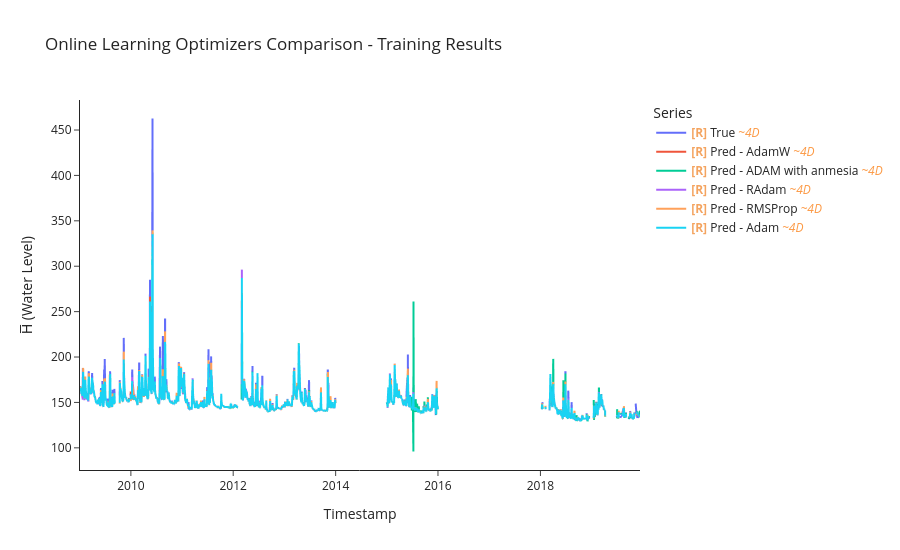

The code cell stored with this chart in its notebook:
### Markdown cell above
## Learning rate comparison

### Code cell
# ---- List of Optimizers to Compare ----------------------------

def build_optimizers(model, lr=0.001):
    return {
        "Adam": optim.Adam(model.parameters(), lr=lr),
        "AdamW": optim.AdamW(model.parameters(), lr=lr),
        "RMSProp": optim.RMSprop(model.parameters(), lr=lr, alpha=0.9),
        "RAdam": optim.RAdam(model.parameters(), lr=lr),
        "ADAM with anmesia": optim.Adam(model.parameters(), lr=lr),
    }

results = {}
models_after_training = {}
optimizers_to_test = ["Adam", "AdamW", "RMSProp", "RAdam", "ADAM with anmesia"]
for opt_name in optimizers_to_test:
    print(f"\n==============================")
    print(f"Training with optimizer: {opt_name}")
    print(f"==============================")

    # Reinitialize a fresh model for each optimizer
    # create a new instance of the MLP model with adam them overwriting the optimizer by bild_optimizers call
    model_temp, _, criterion = build_mlp(LOOKBACK * N_FEATURES, HORIZON) 
    opt_dict = build_optimizers(model_temp)

    optimizer = opt_dict[opt_name]

    if opt_name == "ADAM with anmesia":
        enable_amnesia = True
    else:
        enable_amnesia = False
        
    y_true, y_pred, time_indices, batch_losses = uf.train_model_online(model_temp, optimizer,criterion,
                                                                              train_ds, train_df,
                                                                              LOOKBACK, HORIZON, BATCH_SIZE,
                                                                              enable_amnesia, 7, 50, 0.1, 0.001)
    results[opt_name] = (y_true, y_pred, time_indices)
    models_after_training[opt_name] = model_temp
uf.calculate_metrics_and_plot(results,'Online Learning Optimizers Comparison - Training Results',
                              export_metrics= True,
                              export_file_name='results/training/Online Learning Optimizers Comparison - Training Results')

### Figure 1 — Plotly figure (JSON) as saved in the notebook; plotly's stock layout.template omitted (floating-point values rounded to 4 significant figures; data arrays with more than 128 entries replaced by an {"elided": "..."} marker saying what was removed)
{"data": [{"hovertemplate": "Legend=True<br>Timestamp=%{x}<br>H̅ (Water Level)=%{y}<extra></extra>", "legendgroup": "True", "line": {"color": "#636efa", "dash": "solid"}, "marker": {"symbol": "circle"}, "mode": "lines", "name": "<b style=\"color:sandybrown\">[R]</b> True <i style=\"color:#fc9944\">~4D</i>", "showlegend": true, "type": "scattergl", "uid": "facd2ff9-7a14-4765-8db4-da33fd51b72f", "x": {"elided": "1012 str values"}, "xaxis": "x", "y": {"elided": "1012 float values"}, "yaxis": "y"}, {"hovertemplate": "Legend=Pred - AdamW<br>Timestamp=%{x}<br>H̅ (Water Level)=%{y}<extra></extra>", "legendgroup": "Pred - AdamW", "line": {"color": "#EF553B", "dash": "solid"}, "marker": {"symbol": "circle"}, "mode": "lines", "name": "<b style=\"color:sandybrown\">[R]</b> Pred - AdamW <i style=\"color:#fc9944\">~4D</i>", "showlegend": true, "type": "scattergl", "uid": "754e21bf-84cc-4841-8a65-ea00677420d2", "x": {"elided": "1012 str values"}, "xaxis": "x", "y": {"elided": "1012 float values"}, "yaxis": "y"}, {"hovertemplate": "Legend=Pred - ADAM with anmesia<br>Timestamp=%{x}<br>H̅ (Water Level)=%{y}<extra></extra>", "legendgroup": "Pred - ADAM with anmesia", "line": {"color": "#00cc96", "dash": "solid"}, "marker": {"symbol": "circle"}, "mode": "lines", "name": "<b style=\"color:sandybrown\">[R]</b> Pred - ADAM with anmesia <i style=\"color:#fc9944\">~4D</i>", "showlegend": true, "type": "scattergl", "uid": "c3c0025a-0c41-45c7-b309-d83bad1ff04a", "x": {"elided": "1014 str values"}, "xaxis": "x", "y": {"elided": "1014 float values"}, "yaxis": "y"}, {"hovertemplate": "Legend=Pred - RAdam<br>Timestamp=%{x}<br>H̅ (Water Level)=%{y}<extra></extra>", "legendgroup": "Pred - RAdam", "line": {"color": "#ab63fa", "dash": "solid"}, "marker": {"symbol": "circle"}, "mode": "lines", "name": "<b style=\"color:sandybrown\">[R]</b> Pred - RAdam <i style=\"color:#fc9944\">~4D</i>", "showlegend": true, "type": "scattergl", "uid": "b1913989-eb23-445a-8e8c-88a54c78e830", "x": {"elided": "1012 str values"}, "xaxis": "x", "y": {"elided": "1012 float values"}, "yaxis": "y"}, {"hovertemplate": "Legend=Pred - RMSProp<br>Timestamp=%{x}<br>H̅ (Water Level)=%{y}<extra></extra>", "legendgroup": "Pred - RMSProp", "line": {"color": "#FFA15A", "dash": "solid"}, "marker": {"symbol": "circle"}, "mode": "lines", "name": "<b style=\"color:sandybrown\">[R]</b> Pred - RMSProp <i style=\"color:#fc9944\">~4D</i>", "showlegend": true, "type": "scattergl", "uid": "21f67dcd-56ed-402c-9a46-c761ef5b591d", "x": {"elided": "1013 str values"}, "xaxis": "x", "y": {"elided": "1013 float values"}, "yaxis": "y"}, {"hovertemplate": "Legend=Pred - Adam<br>Timestamp=%{x}<br>H̅ (Water Level)=%{y}<extra></extra>", "legendgroup": "Pred - Adam", "line": {"color": "#19d3f3", "dash": "solid"}, "marker": {"symbol": "circle"}, "mode": "lines", "name": "<b style=\"color:sandybrown\">[R]</b> Pred - Adam <i style=\"color:#fc9944\">~4D</i>", "showlegend": true, "type": "scattergl", "uid": "f4fb3586-c7d9-476a-a99a-af425aff280b", "x": {"elided": "1014 str values"}, "xaxis": "x", "y": {"elided": "1014 float values"}, "yaxis": "y"}], "layout": {"height": 550, "legend": {"title": {"text": "Series"}, "tracegroupgap": 0}, "title": {"text": "Online Learning Optimizers Comparison - Training Results"}, "xaxis": {"anchor": "y", "domain": [0, 1], "title": {"text": "Timestamp"}}, "yaxis": {"anchor": "x", "domain": [0, 1], "title": {"text": "H̅ (Water Level)"}}}}
